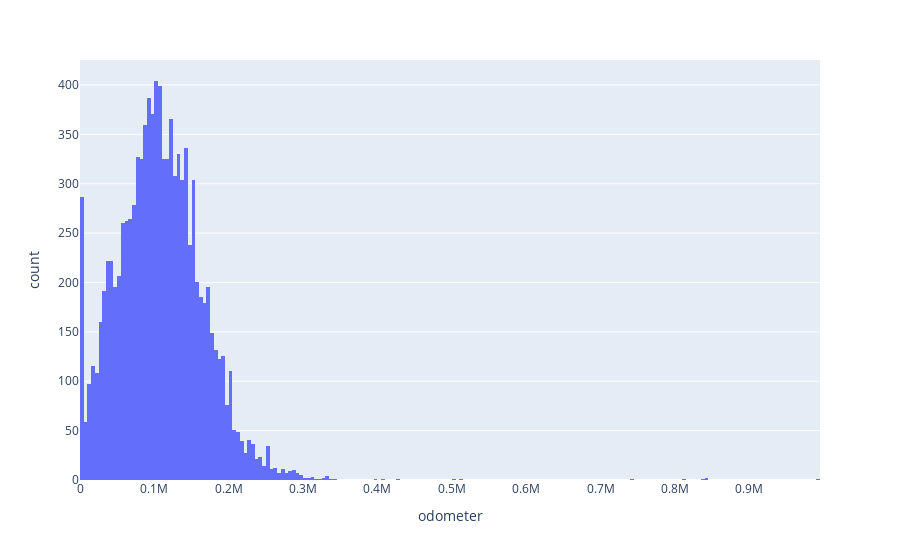

Notebook code cell kept with this figure:
### Code cell
fig = px.histogram(car_data[car_data['type']=='sedan'], x="odometer") # Crear un histograma
fig.show() # crear gráfico de dispersión

### Figure 1 — Plotly figure (JSON) as saved in the notebook; plotly's stock layout.template omitted (floating-point values rounded to 4 significant figures; data arrays with more than 128 entries replaced by an {"elided": "..."} marker saying what was removed)
{"data": [{"alignmentgroup": "True", "bingroup": "x", "hovertemplate": "odometer=%{x}<br>count=%{y}<extra></extra>", "legendgroup": "", "marker": {"color": "#636efa", "pattern": {"shape": ""}}, "name": "", "offsetgroup": "", "orientation": "v", "showlegend": false, "type": "histogram", "x": {"elided": "12154 int values"}, "xaxis": "x", "yaxis": "y"}], "layout": {"barmode": "relative", "legend": {"tracegroupgap": 0}, "margin": {"t": 60}, "xaxis": {"anchor": "y", "domain": [0, 1], "title": {"text": "odometer"}}, "yaxis": {"anchor": "x", "domain": [0, 1], "title": {"text": "count"}}}}
